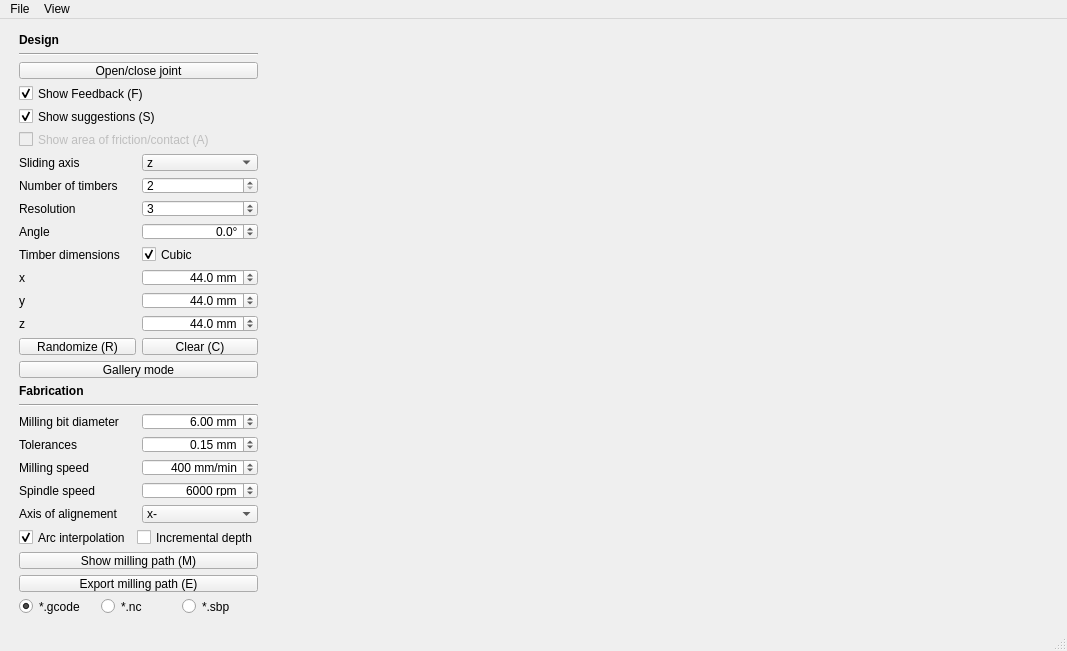
<?xml version="1.0" encoding="UTF-8"?>
<ui version="4.0">
 <class>MainWindow</class>
 <widget class="QMainWindow" name="MainWindow">
  <property name="geometry">
   <rect>
    <x>0</x>
    <y>0</y>
    <width>1067</width>
    <height>651</height>
   </rect>
  </property>
  <property name="windowTitle">
   <string>Tsugite</string>
  </property>
  <property name="iconSize">
   <size>
    <width>24</width>
    <height>24</height>
   </size>
  </property>
  <widget class="QWidget" name="centralwidget">
   <property name="minimumSize">
    <size>
     <width>1</width>
     <height>1</height>
    </size>
   </property>
   <layout class="QFormLayout" name="formLayout">
    <item row="0" column="0">
     <layout class="QVBoxLayout" name="verticalLayout">
      <property name="sizeConstraint">
       <enum>QLayout::SetNoConstraint</enum>
      </property>
      <property name="leftMargin">
       <number>10</number>
      </property>
      <property name="topMargin">
       <number>5</number>
      </property>
      <property name="rightMargin">
       <number>5</number>
      </property>
      <property name="bottomMargin">
       <number>5</number>
      </property>
      <item>
       <widget class="QLabel" name="label_10">
        <property name="font">
         <font>
          <weight>75</weight>
          <italic>false</italic>
          <bold>true</bold>
         </font>
        </property>
        <property name="text">
         <string>Design</string>
        </property>
        <property name="textFormat">
         <enum>Qt::AutoText</enum>
        </property>
        <property name="scaledContents">
         <bool>false</bool>
        </property>
       </widget>
      </item>
      <item>
       <widget class="Line" name="line">
        <property name="orientation">
         <enum>Qt::Horizontal</enum>
        </property>
       </widget>
      </item>
      <item>
       <widget class="QPushButton" name="buttonOPEN">
        <property name="text">
         <string>Open/close joint</string>
        </property>
        <property name="shortcut">
         <string>Space</string>
        </property>
       </widget>
      </item>
      <item>
       <widget class="QCheckBox" name="checkFEED">
        <property name="text">
         <string>Show Feedback (F)</string>
        </property>
        <property name="shortcut">
         <string>F</string>
        </property>
        <property name="checked">
         <bool>true</bool>
        </property>
       </widget>
      </item>
      <item>
       <widget class="QCheckBox" name="checkSUG">
        <property name="text">
         <string>Show suggestions (S)</string>
        </property>
        <property name="shortcut">
         <string>S</string>
        </property>
        <property name="checked">
         <bool>true</bool>
        </property>
       </widget>
      </item>
      <item>
       <widget class="QCheckBox" name="checkBox">
        <property name="enabled">
         <bool>false</bool>
        </property>
        <property name="text">
         <string>Show area of friction/contact (A)</string>
        </property>
        <property name="shortcut">
         <string>A</string>
        </property>
        <property name="tristate">
         <bool>true</bool>
        </property>
       </widget>
      </item>
      <item>
       <layout class="QHBoxLayout" name="horizontalLayout_2">
        <item>
         <widget class="QLabel" name="label">
          <property name="text">
           <string>Sliding axis</string>
          </property>
         </widget>
        </item>
        <item>
         <widget class="QComboBox" name="comboSLIDE">
          <property name="maximumSize">
           <size>
            <width>120</width>
            <height>16777215</height>
           </size>
          </property>
          <property name="currentIndex">
           <number>2</number>
          </property>
          <item>
           <property name="text">
            <string>x</string>
           </property>
          </item>
          <item>
           <property name="text">
            <string>y</string>
           </property>
          </item>
          <item>
           <property name="text">
            <string>z</string>
           </property>
          </item>
         </widget>
        </item>
       </layout>
      </item>
      <item>
       <layout class="QHBoxLayout" name="horizontalLayout_3">
        <item>
         <widget class="QLabel" name="label_2">
          <property name="text">
           <string>Number of timbers</string>
          </property>
         </widget>
        </item>
        <item>
         <widget class="QSpinBox" name="spinBoxNUM">
          <property name="maximumSize">
           <size>
            <width>120</width>
            <height>16777215</height>
           </size>
          </property>
          <property name="wrapping">
           <bool>false</bool>
          </property>
          <property name="frame">
           <bool>true</bool>
          </property>
          <property name="buttonSymbols">
           <enum>QAbstractSpinBox::UpDownArrows</enum>
          </property>
          <property name="minimum">
           <number>2</number>
          </property>
          <property name="maximum">
           <number>4</number>
          </property>
         </widget>
        </item>
       </layout>
      </item>
      <item>
       <layout class="QHBoxLayout" name="horizontalLayout_4">
        <item>
         <widget class="QLabel" name="label_3">
          <property name="text">
           <string>Resolution</string>
          </property>
         </widget>
        </item>
        <item>
         <widget class="QSpinBox" name="spinBoxRES">
          <property name="maximumSize">
           <size>
            <width>120</width>
            <height>16777215</height>
           </size>
          </property>
          <property name="minimum">
           <number>2</number>
          </property>
          <property name="maximum">
           <number>5</number>
          </property>
          <property name="value">
           <number>3</number>
          </property>
         </widget>
        </item>
       </layout>
      </item>
      <item>
       <layout class="QHBoxLayout" name="horizontalLayout_5">
        <item>
         <widget class="QLabel" name="label_4">
          <property name="text">
           <string>Angle</string>
          </property>
         </widget>
        </item>
        <item>
         <widget class="QDoubleSpinBox" name="spinANG">
          <property name="maximumSize">
           <size>
            <width>120</width>
            <height>16777215</height>
           </size>
          </property>
          <property name="alignment">
           <set>Qt::AlignRight|Qt::AlignTrailing|Qt::AlignVCenter</set>
          </property>
          <property name="suffix">
           <string>°</string>
          </property>
          <property name="decimals">
           <number>1</number>
          </property>
          <property name="minimum">
           <double>-80.000000000000000</double>
          </property>
          <property name="maximum">
           <double>80.000000000000000</double>
          </property>
          <property name="value">
           <double>0.000000000000000</double>
          </property>
         </widget>
        </item>
       </layout>
      </item>
      <item>
       <layout class="QHBoxLayout" name="horizontalLayout_11">
        <item>
         <widget class="QLabel" name="label_5">
          <property name="text">
           <string>Timber dimensions</string>
          </property>
         </widget>
        </item>
        <item>
         <widget class="QCheckBox" name="checkCUBE">
          <property name="text">
           <string>Cubic</string>
          </property>
          <property name="checked">
           <bool>true</bool>
          </property>
         </widget>
        </item>
       </layout>
      </item>
      <item>
       <layout class="QHBoxLayout" name="horizontalLayout_7">
        <item>
         <widget class="QLabel" name="label_11">
          <property name="text">
           <string>x</string>
          </property>
         </widget>
        </item>
        <item>
         <widget class="QDoubleSpinBox" name="spinDX">
          <property name="maximumSize">
           <size>
            <width>120</width>
            <height>16777215</height>
           </size>
          </property>
          <property name="alignment">
           <set>Qt::AlignRight|Qt::AlignTrailing|Qt::AlignVCenter</set>
          </property>
          <property name="suffix">
           <string> mm</string>
          </property>
          <property name="decimals">
           <number>1</number>
          </property>
          <property name="minimum">
           <double>10.000000000000000</double>
          </property>
          <property name="maximum">
           <double>150.000000000000000</double>
          </property>
          <property name="value">
           <double>44.000000000000000</double>
          </property>
         </widget>
        </item>
       </layout>
      </item>
      <item>
       <layout class="QHBoxLayout" name="horizontalLayout_8">
        <item>
         <widget class="QLabel" name="label_8">
          <property name="text">
           <string>y</string>
          </property>
         </widget>
        </item>
        <item>
         <widget class="QDoubleSpinBox" name="spinDY">
          <property name="maximumSize">
           <size>
            <width>120</width>
            <height>16777215</height>
           </size>
          </property>
          <property name="alignment">
           <set>Qt::AlignRight|Qt::AlignTrailing|Qt::AlignVCenter</set>
          </property>
          <property name="suffix">
           <string> mm</string>
          </property>
          <property name="decimals">
           <number>1</number>
          </property>
          <property name="minimum">
           <double>10.000000000000000</double>
          </property>
          <property name="maximum">
           <double>150.000000000000000</double>
          </property>
          <property name="value">
           <double>44.000000000000000</double>
          </property>
         </widget>
        </item>
       </layout>
      </item>
      <item>
       <layout class="QHBoxLayout" name="hlay_dim_w">
        <item>
         <widget class="QLabel" name="label_12">
          <property name="text">
           <string>z</string>
          </property>
         </widget>
        </item>
        <item>
         <widget class="QDoubleSpinBox" name="spinDZ">
          <property name="alignment">
           <set>Qt::AlignRight|Qt::AlignTrailing|Qt::AlignVCenter</set>
          </property>
          <property name="suffix">
           <string> mm</string>
          </property>
          <property name="decimals">
           <number>1</number>
          </property>
          <property name="minimum">
           <double>10.000000000000000</double>
          </property>
          <property name="maximum">
           <double>150.000000000000000</double>
          </property>
          <property name="value">
           <double>44.000000000000000</double>
          </property>
         </widget>
        </item>
       </layout>
      </item>
      <item>
       <layout class="QHBoxLayout" name="hlay_geo">
        <item>
         <widget class="QPushButton" name="buttonR">
          <property name="text">
           <string>Randomize (R)</string>
          </property>
          <property name="shortcut">
           <string>R</string>
          </property>
          <property name="autoDefault">
           <bool>false</bool>
          </property>
          <property name="default">
           <bool>false</bool>
          </property>
          <property name="flat">
           <bool>false</bool>
          </property>
         </widget>
        </item>
        <item>
         <widget class="QPushButton" name="buttonC">
          <property name="text">
           <string>Clear (C)</string>
          </property>
          <property name="shortcut">
           <string>C</string>
          </property>
         </widget>
        </item>
       </layout>
      </item>
      <item>
       <widget class="QPushButton" name="buttonGALLERY">
        <property name="enabled">
         <bool>true</bool>
        </property>
        <property name="text">
         <string>Gallery mode</string>
        </property>
        <property name="autoRepeat">
         <bool>false</bool>
        </property>
       </widget>
      </item>
      <item>
       <spacer name="verticalSpacer">
        <property name="orientation">
         <enum>Qt::Vertical</enum>
        </property>
        <property name="sizeHint" stdset="0">
         <size>
          <width>20</width>
          <height>40</height>
         </size>
        </property>
       </spacer>
      </item>
      <item>
       <widget class="QLabel" name="label_9">
        <property name="font">
         <font>
          <weight>75</weight>
          <bold>true</bold>
         </font>
        </property>
        <property name="text">
         <string>Fabrication</string>
        </property>
       </widget>
      </item>
      <item>
       <widget class="Line" name="line_2">
        <property name="orientation">
         <enum>Qt::Horizontal</enum>
        </property>
       </widget>
      </item>
      <item>
       <layout class="QHBoxLayout" name="horizontalLayout_9">
        <item>
         <widget class="QLabel" name="label_6">
          <property name="text">
           <string>Milling bit diameter</string>
          </property>
         </widget>
        </item>
        <item>
         <widget class="QDoubleSpinBox" name="spinDIA">
          <property name="maximumSize">
           <size>
            <width>120</width>
            <height>16777215</height>
           </size>
          </property>
          <property name="alignment">
           <set>Qt::AlignRight|Qt::AlignTrailing|Qt::AlignVCenter</set>
          </property>
          <property name="suffix">
           <string> mm</string>
          </property>
          <property name="decimals">
           <number>2</number>
          </property>
          <property name="minimum">
           <double>1.000000000000000</double>
          </property>
          <property name="maximum">
           <double>50.000000000000000</double>
          </property>
          <property name="value">
           <double>6.000000000000000</double>
          </property>
         </widget>
        </item>
       </layout>
      </item>
      <item>
       <layout class="QHBoxLayout" name="horizontalLayout_10">
        <item>
         <widget class="QLabel" name="label_7">
          <property name="text">
           <string>Tolerances</string>
          </property>
         </widget>
        </item>
        <item>
         <widget class="QDoubleSpinBox" name="spinTOL">
          <property name="maximumSize">
           <size>
            <width>120</width>
            <height>16777215</height>
           </size>
          </property>
          <property name="alignment">
           <set>Qt::AlignRight|Qt::AlignTrailing|Qt::AlignVCenter</set>
          </property>
          <property name="suffix">
           <string> mm</string>
          </property>
          <property name="maximum">
           <double>5.000000000000000</double>
          </property>
          <property name="singleStep">
           <double>0.050000000000000</double>
          </property>
          <property name="value">
           <double>0.150000000000000</double>
          </property>
         </widget>
        </item>
       </layout>
      </item>
      <item>
       <layout class="QHBoxLayout" name="horizontalLayout_13">
        <item>
         <widget class="QLabel" name="label_14">
          <property name="text">
           <string>Milling speed</string>
          </property>
         </widget>
        </item>
        <item>
         <widget class="QSpinBox" name="spinSPEED">
          <property name="alignment">
           <set>Qt::AlignRight|Qt::AlignTrailing|Qt::AlignVCenter</set>
          </property>
          <property name="suffix">
           <string> mm/min</string>
          </property>
          <property name="minimum">
           <number>100</number>
          </property>
          <property name="maximum">
           <number>1000</number>
          </property>
          <property name="singleStep">
           <number>100</number>
          </property>
          <property name="value">
           <number>400</number>
          </property>
         </widget>
        </item>
       </layout>
      </item>
      <item>
       <layout class="QHBoxLayout" name="horizontalLayout_14">
        <item>
         <widget class="QLabel" name="label_15">
          <property name="text">
           <string>Spindle speed</string>
          </property>
         </widget>
        </item>
        <item>
         <widget class="QSpinBox" name="spinSPINDLE">
          <property name="alignment">
           <set>Qt::AlignRight|Qt::AlignTrailing|Qt::AlignVCenter</set>
          </property>
          <property name="suffix">
           <string> rpm</string>
          </property>
          <property name="minimum">
           <number>1000</number>
          </property>
          <property name="maximum">
           <number>10000</number>
          </property>
          <property name="singleStep">
           <number>100</number>
          </property>
          <property name="value">
           <number>6000</number>
          </property>
         </widget>
        </item>
       </layout>
      </item>
      <item>
       <layout class="QHBoxLayout" name="horizontalLayout_6">
        <item>
         <widget class="QLabel" name="label_13">
          <property name="text">
           <string>Axis of alignement</string>
          </property>
         </widget>
        </item>
        <item>
         <widget class="QComboBox" name="comboALIGN">
          <property name="editable">
           <bool>false</bool>
          </property>
          <property name="currentText">
           <string>x-</string>
          </property>
          <property name="currentIndex">
           <number>0</number>
          </property>
          <item>
           <property name="text">
            <string>x-</string>
           </property>
          </item>
          <item>
           <property name="text">
            <string>y-</string>
           </property>
          </item>
          <item>
           <property name="text">
            <string>x+</string>
           </property>
          </item>
          <item>
           <property name="text">
            <string>y+</string>
           </property>
          </item>
         </widget>
        </item>
       </layout>
      </item>
      <item>
       <layout class="QHBoxLayout" name="horizontalLayout_12">
        <item>
         <widget class="QCheckBox" name="checkFIN">
          <property name="text">
           <string>Arc interpolation</string>
          </property>
          <property name="checked">
           <bool>true</bool>
          </property>
         </widget>
        </item>
        <item>
         <widget class="QCheckBox" name="checkINC">
          <property name="text">
           <string>Incremental depth</string>
          </property>
         </widget>
        </item>
       </layout>
      </item>
      <item>
       <widget class="QPushButton" name="buttonPATH">
        <property name="text">
         <string>Show milling path (M)</string>
        </property>
        <property name="shortcut">
         <string>M</string>
        </property>
       </widget>
      </item>
      <item>
       <widget class="QPushButton" name="buttonGCODE">
        <property name="text">
         <string>Export milling path (E)</string>
        </property>
        <property name="shortcut">
         <string>E</string>
        </property>
       </widget>
      </item>
      <item>
       <layout class="QHBoxLayout" name="horizontalLayout">
        <item>
         <widget class="QRadioButton" name="radioGCODE">
          <property name="text">
           <string>*.gcode</string>
          </property>
          <property name="checked">
           <bool>true</bool>
          </property>
         </widget>
        </item>
        <item>
         <widget class="QRadioButton" name="radioNC">
          <property name="text">
           <string>*.nc</string>
          </property>
         </widget>
        </item>
        <item>
         <widget class="QRadioButton" name="radioSBP">
          <property name="text">
           <string>*.sbp</string>
          </property>
         </widget>
        </item>
       </layout>
      </item>
     </layout>
    </item>
    <item row="0" column="1">
     <layout class="QHBoxLayout" name="H_layout">
      <property name="sizeConstraint">
       <enum>QLayout::SetNoConstraint</enum>
      </property>
     </layout>
    </item>
   </layout>
  </widget>
  <widget class="QMenuBar" name="menubar">
   <property name="geometry">
    <rect>
     <x>0</x>
     <y>0</y>
     <width>1067</width>
     <height>18</height>
    </rect>
   </property>
   <widget class="QMenu" name="menuFile">
    <property name="title">
     <string>File</string>
    </property>
    <addaction name="actionNew"/>
    <addaction name="actionOpen"/>
    <addaction name="actionSave"/>
    <addaction name="actionSaveas"/>
   </widget>
   <widget class="QMenu" name="menuView">
    <property name="title">
     <string>View</string>
    </property>
    <widget class="QMenu" name="menuShow_hide_timbers">
     <property name="title">
      <string>Show timbers</string>
     </property>
     <addaction name="actionA"/>
     <addaction name="actionB"/>
     <addaction name="actionC"/>
     <addaction name="actionD"/>
     <addaction name="separator"/>
     <addaction name="actionALL"/>
    </widget>
    <widget class="QMenu" name="menuSet_view">
     <property name="title">
      <string>Set view</string>
     </property>
     <addaction name="actionAXO"/>
     <addaction name="actionPLN"/>
    </widget>
    <addaction name="actionHIDDEN"/>
    <addaction name="menuShow_hide_timbers"/>
    <addaction name="menuSet_view"/>
   </widget>
   <addaction name="menuFile"/>
   <addaction name="menuView"/>
  </widget>
  <widget class="QStatusBar" name="statusbar"/>
  <action name="actionSave">
   <property name="text">
    <string>Save</string>
   </property>
   <property name="shortcut">
    <string>Ctrl+S</string>
   </property>
   <property name="shortcutVisibleInContextMenu">
    <bool>true</bool>
   </property>
  </action>
  <action name="actionOpen">
   <property name="text">
    <string>Open...</string>
   </property>
   <property name="shortcut">
    <string>Ctrl+O</string>
   </property>
   <property name="shortcutVisibleInContextMenu">
    <bool>true</bool>
   </property>
  </action>
  <action name="actionImage">
   <property name="text">
    <string>Save image...</string>
   </property>
   <property name="shortcut">
    <string>Ctrl+P</string>
   </property>
   <property name="shortcutVisibleInContextMenu">
    <bool>true</bool>
   </property>
  </action>
  <action name="actionUndo">
   <property name="text">
    <string>Undo</string>
   </property>
  </action>
  <action name="actionRedo">
   <property name="text">
    <string>Redo</string>
   </property>
  </action>
  <action name="actionNew">
   <property name="text">
    <string>New</string>
   </property>
   <property name="shortcut">
    <string>Ctrl+N</string>
   </property>
   <property name="shortcutVisibleInContextMenu">
    <bool>true</bool>
   </property>
  </action>
  <action name="actionSave_as">
   <property name="text">
    <string>Save as</string>
   </property>
  </action>
  <action name="actionRandomize">
   <property name="text">
    <string>Randomize (R)</string>
   </property>
  </action>
  <action name="actionClear">
   <property name="text">
    <string>Clear</string>
   </property>
  </action>
  <action name="actionHIDDEN">
   <property name="checkable">
    <bool>true</bool>
   </property>
   <property name="checked">
    <bool>true</bool>
   </property>
   <property name="text">
    <string>Show hidden lines</string>
   </property>
   <property name="shortcut">
    <string>Ctrl+H</string>
   </property>
  </action>
  <action name="actionA">
   <property name="checkable">
    <bool>true</bool>
   </property>
   <property name="checked">
    <bool>true</bool>
   </property>
   <property name="text">
    <string>A</string>
   </property>
   <property name="shortcut">
    <string>Ctrl+1</string>
   </property>
  </action>
  <action name="actionB">
   <property name="checkable">
    <bool>true</bool>
   </property>
   <property name="checked">
    <bool>true</bool>
   </property>
   <property name="text">
    <string>B</string>
   </property>
   <property name="shortcut">
    <string>Ctrl+2</string>
   </property>
  </action>
  <action name="actionC">
   <property name="checkable">
    <bool>true</bool>
   </property>
   <property name="checked">
    <bool>true</bool>
   </property>
   <property name="text">
    <string>C</string>
   </property>
   <property name="shortcut">
    <string>Ctrl+3</string>
   </property>
  </action>
  <action name="actionD">
   <property name="checkable">
    <bool>true</bool>
   </property>
   <property name="checked">
    <bool>true</bool>
   </property>
   <property name="text">
    <string>D</string>
   </property>
   <property name="shortcut">
    <string>Ctrl+4</string>
   </property>
  </action>
  <action name="actionPLN">
   <property name="checkable">
    <bool>false</bool>
   </property>
   <property name="text">
    <string>Closest plane</string>
   </property>
   <property name="shortcut">
    <string>Ctrl+L</string>
   </property>
   <property name="shortcutContext">
    <enum>Qt::WindowShortcut</enum>
   </property>
  </action>
  <action name="actionBottom">
   <property name="checkable">
    <bool>false</bool>
   </property>
   <property name="text">
    <string>Bottom</string>
   </property>
  </action>
  <action name="actionLeft">
   <property name="checkable">
    <bool>false</bool>
   </property>
   <property name="text">
    <string>Left</string>
   </property>
  </action>
  <action name="actionRight">
   <property name="checkable">
    <bool>false</bool>
   </property>
   <property name="text">
    <string>Right</string>
   </property>
  </action>
  <action name="actionAXO">
   <property name="checkable">
    <bool>false</bool>
   </property>
   <property name="checked">
    <bool>false</bool>
   </property>
   <property name="text">
    <string>Axo</string>
   </property>
   <property name="shortcut">
    <string>Ctrl+A</string>
   </property>
  </action>
  <action name="actionFront">
   <property name="checkable">
    <bool>false</bool>
   </property>
   <property name="text">
    <string>Front</string>
   </property>
  </action>
  <action name="actionBack">
   <property name="checkable">
    <bool>false</bool>
   </property>
   <property name="text">
    <string>Back</string>
   </property>
  </action>
  <action name="actionSaveas">
   <property name="text">
    <string>Save As...</string>
   </property>
   <property name="shortcutVisibleInContextMenu">
    <bool>true</bool>
   </property>
  </action>
  <action name="actionALL">
   <property name="text">
    <string>Show all</string>
   </property>
  </action>
 </widget>
 <resources/>
 <connections/>
</ui>
